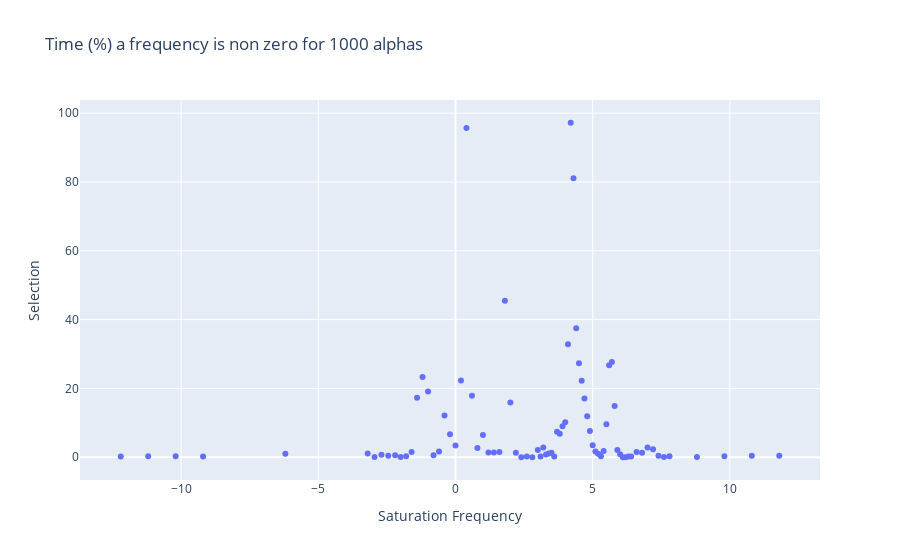

Source (notebook cell):
### Code cell
w= (I.loc[:, Z.columns] !=0)*1
w = 100 * w.sum()/ 1000
w = pd.DataFrame(w.reset_index())
w.columns = ['Saturation Frequency','Selection']

fig = px.scatter(w, x="Saturation Frequency", y='Selection', title='Time (%) a frequency is non zero for 1000 alphas')
fig.show()

### Figure 1 — Plotly figure (JSON) as saved in the notebook; plotly's stock layout.template omitted (floating-point values rounded to 4 significant figures)
{"data": [{"hoverlabel": {"namelength": 0}, "hovertemplate": "Saturation Frequency=%{x}<br>Selection=%{y}", "legendgroup": "", "marker": {"color": "#636efa", "symbol": "circle"}, "mode": "markers", "name": "", "showlegend": false, "type": "scatter", "x": ["-12.2", "-11.2", "-10.2", "-9.2", "-6.2", "-3.2", "-2.95", "-2.7", "-2.45", "-2.2", "-2.0", "-1.8", "-1.6", "-1.4", "-1.2", "-1.0", "-0.8", "-0.6", "-0.4", "-0.2", "0.0", "0.2", "0.4", "0.6", "0.8", "1.0", "1.2", "1.4", "1.6", "1.8", "2.0", "2.2", "2.4", "2.6", "2.8", "3.0", "3.1", "3.2", "3.3", "3.4", "3.5", "3.6", "3.7", "3.8", "3.9", "4.0", "4.1", "4.2", "4.3", "4.4", "4.5", "4.6", "4.7", "4.8", "4.9", "5.0", "5.1", "5.2", "5.3", "5.4", "5.5", "5.6", "5.7", "5.8", "5.9", "6.0", "6.1", "6.2", "6.3", "6.4", "6.6", "6.8", "7.0", "7.2", "7.4", "7.6", "7.8", "8.8", "9.8", "10.8", "11.8"], "xaxis": "x", "y": [0.2, 0.3, 0.3, 0.2, 1, 1.1, 0.1, 0.7, 0.4, 0.6, 0.1, 0.3, 1.5, 17.3, 23.3, 19.1, 0.6, 1.7, 12.1, 6.7, 3.4, 22.3, 95.7, 17.9, 2.7, 6.5, 1.4, 1.4, 1.5, 45.5, 15.9, 1.3, 0, 0.2, 0, 2.1, 0.2, 2.8, 0.8, 1.1, 1.3, 0.2, 7.4, 6.8, 9, 10.2, 32.8, 97.2, 81.1, 37.5, 27.3, 22.2, 17.1, 11.9, 7.6, 3.5, 1.7, 1, 0.3, 1.8, 9.6, 26.7, 27.7, 14.9, 2.1, 0.9, 0, 0, 0.2, 0.2, 1.5, 1.3, 2.8, 2.3, 0.4, 0.1, 0.3, 0.1, 0.3, 0.4, 0.4], "yaxis": "y"}], "layout": {"legend": {"tracegroupgap": 0}, "title": {"text": "Time (%) a frequency is non zero for 1000 alphas"}, "xaxis": {"anchor": "y", "domain": [0, 1], "title": {"text": "Saturation Frequency"}}, "yaxis": {"anchor": "x", "domain": [0, 1], "title": {"text": "Selection"}}}}
